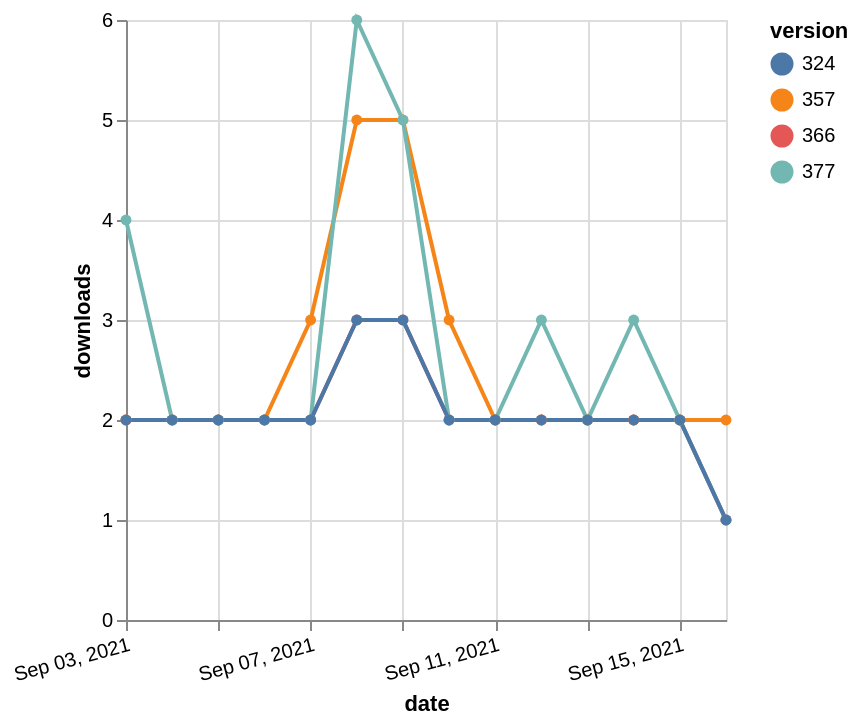

Source (Vega-Lite JSON):
### Vega-Lite specification from a JSON file in a GitHub repository (floating-point values rounded to 4 significant figures)
{"$schema": "https://vega.github.io/schema/vega-lite/v5.json", "description": "A simple bar chart with embedded data.", "data": {"values": [{"date": "2021-09-03", "total": 2365, "delta": 2, "version": "366"}, {"date": "2021-09-04", "total": 2367, "delta": 2, "version": "366"}, {"date": "2021-09-05", "total": 2369, "delta": 2, "version": "366"}, {"date": "2021-09-06", "total": 2371, "delta": 2, "version": "366"}, {"date": "2021-09-07", "total": 2373, "delta": 2, "version": "366"}, {"date": "2021-09-08", "total": 2376, "delta": 3, "version": "366"}, {"date": "2021-09-09", "total": 2379, "delta": 3, "version": "366"}, {"date": "2021-09-10", "total": 2381, "delta": 2, "version": "366"}, {"date": "2021-09-11", "total": 2383, "delta": 2, "version": "366"}, {"date": "2021-09-12", "total": 2385, "delta": 2, "version": "366"}, {"date": "2021-09-13", "total": 2387, "delta": 2, "version": "366"}, {"date": "2021-09-14", "total": 2389, "delta": 2, "version": "366"}, {"date": "2021-09-15", "total": 2391, "delta": 2, "version": "366"}, {"date": "2021-09-16", "total": 2392, "delta": 1, "version": "366"}, {"date": "2021-09-03", "total": 2944, "delta": 2, "version": "357"}, {"date": "2021-09-04", "total": 2946, "delta": 2, "version": "357"}, {"date": "2021-09-05", "total": 2948, "delta": 2, "version": "357"}, {"date": "2021-09-06", "total": 2950, "delta": 2, "version": "357"}, {"date": "2021-09-07", "total": 2953, "delta": 3, "version": "357"}, {"date": "2021-09-08", "total": 2958, "delta": 5, "version": "357"}, {"date": "2021-09-09", "total": 2963, "delta": 5, "version": "357"}, {"date": "2021-09-10", "total": 2966, "delta": 3, "version": "357"}, {"date": "2021-09-11", "total": 2968, "delta": 2, "version": "357"}, {"date": "2021-09-12", "total": 2970, "delta": 2, "version": "357"}, {"date": "2021-09-13", "total": 2972, "delta": 2, "version": "357"}, {"date": "2021-09-14", "total": 2974, "delta": 2, "version": "357"}, {"date": "2021-09-15", "total": 2976, "delta": 2, "version": "357"}, {"date": "2021-09-16", "total": 2978, "delta": 2, "version": "357"}, {"date": "2021-09-03", "total": 2163, "delta": 4, "version": "377"}, {"date": "2021-09-04", "total": 2165, "delta": 2, "version": "377"}, {"date": "2021-09-05", "total": 2167, "delta": 2, "version": "377"}, {"date": "2021-09-06", "total": 2169, "delta": 2, "version": "377"}, {"date": "2021-09-07", "total": 2171, "delta": 2, "version": "377"}, {"date": "2021-09-08", "total": 2177, "delta": 6, "version": "377"}, {"date": "2021-09-09", "total": 2182, "delta": 5, "version": "377"}, {"date": "2021-09-10", "total": 2184, "delta": 2, "version": "377"}, {"date": "2021-09-11", "total": 2186, "delta": 2, "version": "377"}, {"date": "2021-09-12", "total": 2189, "delta": 3, "version": "377"}, {"date": "2021-09-13", "total": 2191, "delta": 2, "version": "377"}, {"date": "2021-09-14", "total": 2194, "delta": 3, "version": "377"}, {"date": "2021-09-15", "total": 2196, "delta": 2, "version": "377"}, {"date": "2021-09-16", "total": 2197, "delta": 1, "version": "377"}, {"date": "2021-09-03", "total": 2612, "delta": 2, "version": "324"}, {"date": "2021-09-04", "total": 2614, "delta": 2, "version": "324"}, {"date": "2021-09-05", "total": 2616, "delta": 2, "version": "324"}, {"date": "2021-09-06", "total": 2618, "delta": 2, "version": "324"}, {"date": "2021-09-07", "total": 2620, "delta": 2, "version": "324"}, {"date": "2021-09-08", "total": 2623, "delta": 3, "version": "324"}, {"date": "2021-09-09", "total": 2626, "delta": 3, "version": "324"}, {"date": "2021-09-10", "total": 2628, "delta": 2, "version": "324"}, {"date": "2021-09-11", "total": 2630, "delta": 2, "version": "324"}, {"date": "2021-09-12", "total": 2632, "delta": 2, "version": "324"}, {"date": "2021-09-13", "total": 2634, "delta": 2, "version": "324"}, {"date": "2021-09-14", "total": 2636, "delta": 2, "version": "324"}, {"date": "2021-09-15", "total": 2638, "delta": 2, "version": "324"}, {"date": "2021-09-16", "total": 2639, "delta": 1, "version": "324"}]}, "width": "container", "mark": {"type": "line", "point": {"filled": true}}, "encoding": {"x": {"field": "date", "type": "temporal", "timeUnit": "yearmonthdate", "title": "date", "axis": {"labelAngle": -15}}, "y": {"field": "delta", "type": "quantitative", "title": "downloads"}, "color": {"field": "version", "type": "nominal"}, "tooltip": {"field": "delta"}}}
